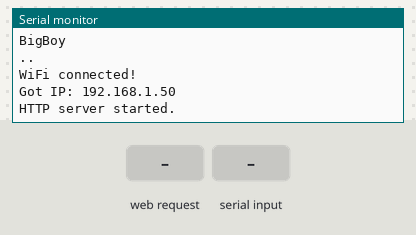
This sketch was run on a simulated ESP32. Shown: the last lines printed to the serial monitor. The test bench sets the inputs (shaded band). WiFi joins after 1.5 s; servers stay silent unless stated; storage starts empty.

Above: at 3.3 s.
3.4 s: HTTP request GET / received
At 4.6 s:
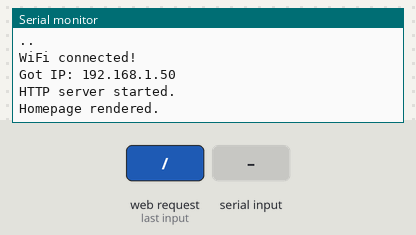
4.9 s: "START" received over the second serial link
At 6.8 s:
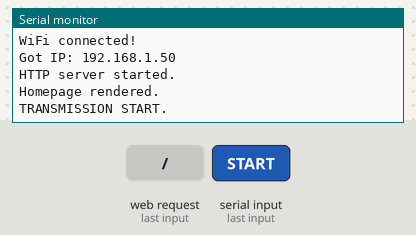
7.4 s: "STOP" received over the second serial link
At 8.9 s:
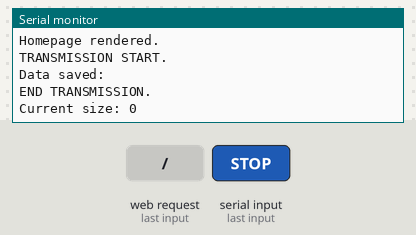

The sketch:

esp32rx.ino
```cpp
#define RXD2 16
#define TXD2 17

#include <WiFi.h>
#include <WebServer.h>
#include "SPIFFS.h"

const char* ssid = "BigBoy";
const char* password = "BOTBurger1";

const uint16_t port = 8090;
const char * host = "192.168.1.18";

WebServer server(80);

bool receivingTransmit;
bool serverConnected;

void setup() {

  Serial.begin(115200);
  delay(100);

  // UART
  Serial2.begin(115200, SERIAL_8N1, RXD2, TXD2);
  Serial.println("UART connection initiated.");

  // SPIFFS
  if(!SPIFFS.begin(true)){
    Serial.println("An error occurred while mounting SPIFFS.");
    return;
  }

  if(SPIFFS.remove("/test.txt")){
    Serial.println("Previous copy of data file found and removed.");
  } else {
    Serial.println("No previous data file found.");
  }

  // HTTP
  Serial.println("Connecting to ");
  Serial.println(ssid);

  WiFi.begin(ssid, password);

  while (WiFi.status() != WL_CONNECTED) {
    delay(1000);
    Serial.print(".");
  }
  Serial.println("");
  Serial.println("WiFi connected!");
  Serial.print("Got IP: "); Serial.println(WiFi.localIP());

//  serverConnected = false;

  server.on("/", handle_OnConnect);

  server.onNotFound([](){
    if (!handleFileRead(server.uri())){
      server.send(404, "text/plain", "404: Not Found");
    }
  });

  server.begin();
  Serial.println("HTTP server started.");

}

void loop() {
    server.handleClient();

//  TRYING OUT SOCKET SERVER SHIT   //
//  WiFiClient client;
//  if(!client.connect(host, port)){
//    Serial.println("Connection to socket server host failed.");
//    delay(1000);
//    return;
//  }
//  client.print("Hello from ESP32!");
//  Serial.println("Disconnecting...");
//  client.stop();

  if(Serial2.available()){
      char mun[65];
      memset(mun,0,65);
      Serial2.readBytes(mun,64);

      String munString = String(mun);

      if(munString.indexOf("START")>-1){
        receivingTransmit = true;
        Serial.println("TRANSMISSION START.");
      }
      else if(receivingTransmit){
        File file = SPIFFS.open("/test.txt", "a");

        if(munString.indexOf("STOP") > -1){
          receivingTransmit = false;
          file.print(munString.substring(0, munString.indexOf("STOP")));

//          client.print(munString.substring(0, munString.indexOf("STOP")));

          Serial.print("Data saved: "); Serial.println(munString.substring(0, munString.indexOf("STOP")));
          Serial.println("END TRANSMISSION.");

//          Serial.println("Disconnecting from socket server.");
//          client.stop();
        }
        else{
          file.print(mun);

//          client.print(mun);

          Serial.print("Data saved: "); Serial.println(mun);
        }
        Serial.print("Current size: "); Serial.println(file.size());
        file.close();

     }
  }
}

void handle_OnConnect() {
  Serial.println("Homepage rendered.");
  server.send(200, "text/html", SendHTML());
}

//void handle_VidStream() {
//  Serial.println("Video streaming page rendered.");
//  server.send(200, "text/html", VidHTML());
//}

bool handleFileRead(String path){
  Serial.println("File requested: " + path);
  if(SPIFFS.exists(path)){
    File file = SPIFFS.open(path, "r");
    size_t sent = server.streamFile(file, "text/plain");
//    size_t sent = server.streamFile(file, "video/MP2T");
    file.close();
    Serial.println(String("\tSent file: ") + path);
    return true;
  }
  return false;
}

//String VidHTML() {
//  String ptr = "<!DOCTYPE html> <html> \n";
//  ptr += "<head><meta name=\"viewport\" content=\"width=device-width, initial-scale=1.0, user-scalable=no\">\n";
//  ptr += "<title> Video StReAmInG, baby!</title>\n";
//  ptr += "</head>\n";
//  ptr += "<body>\n";
//  ptr += "<video
//}

String SendHTML() {
  String ptr = "<!DOCTYPE html> <html> \n";
  ptr += "<head><meta name=\"viewport\" content=\"width=device-width, initial-scale=1.0, user-scalable=no\">\n";
  ptr += "<title> Video StReAmInG, baby!</title>\n";
  ptr += "</head>\n";
  ptr += "<body>\n";
  ptr += "</body>\n";
  ptr += "</html>\n";
  return ptr;
}
```

Measured:
- after the input at 3.4 s, the serial monitor: prints a new line at once (image 1)
- after the input at 4.9 s, the serial monitor: prints a new line after 1.0 s (image 2)
- after the input at 7.4 s, the serial monitor: prints a new line after 1.0 s (image 3)
